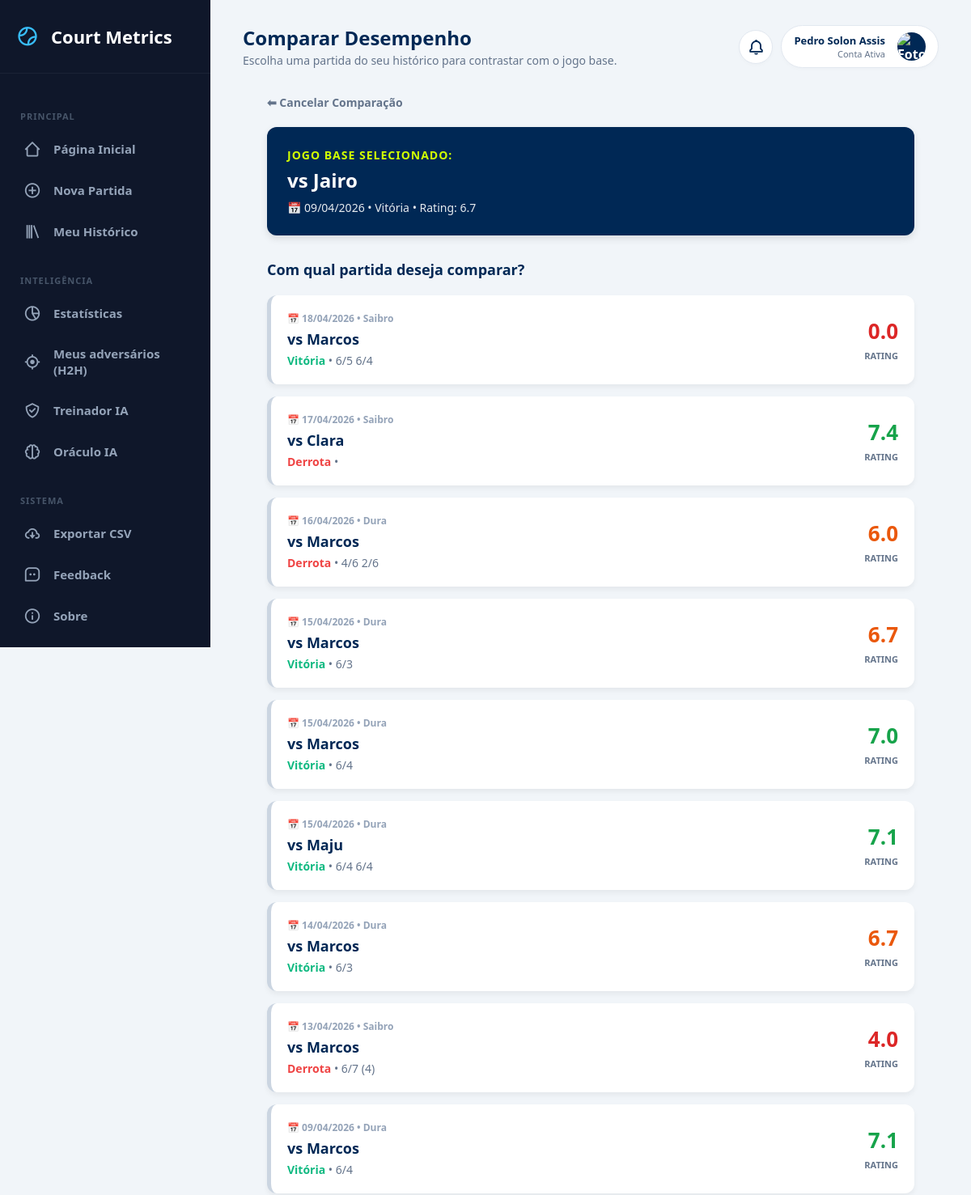
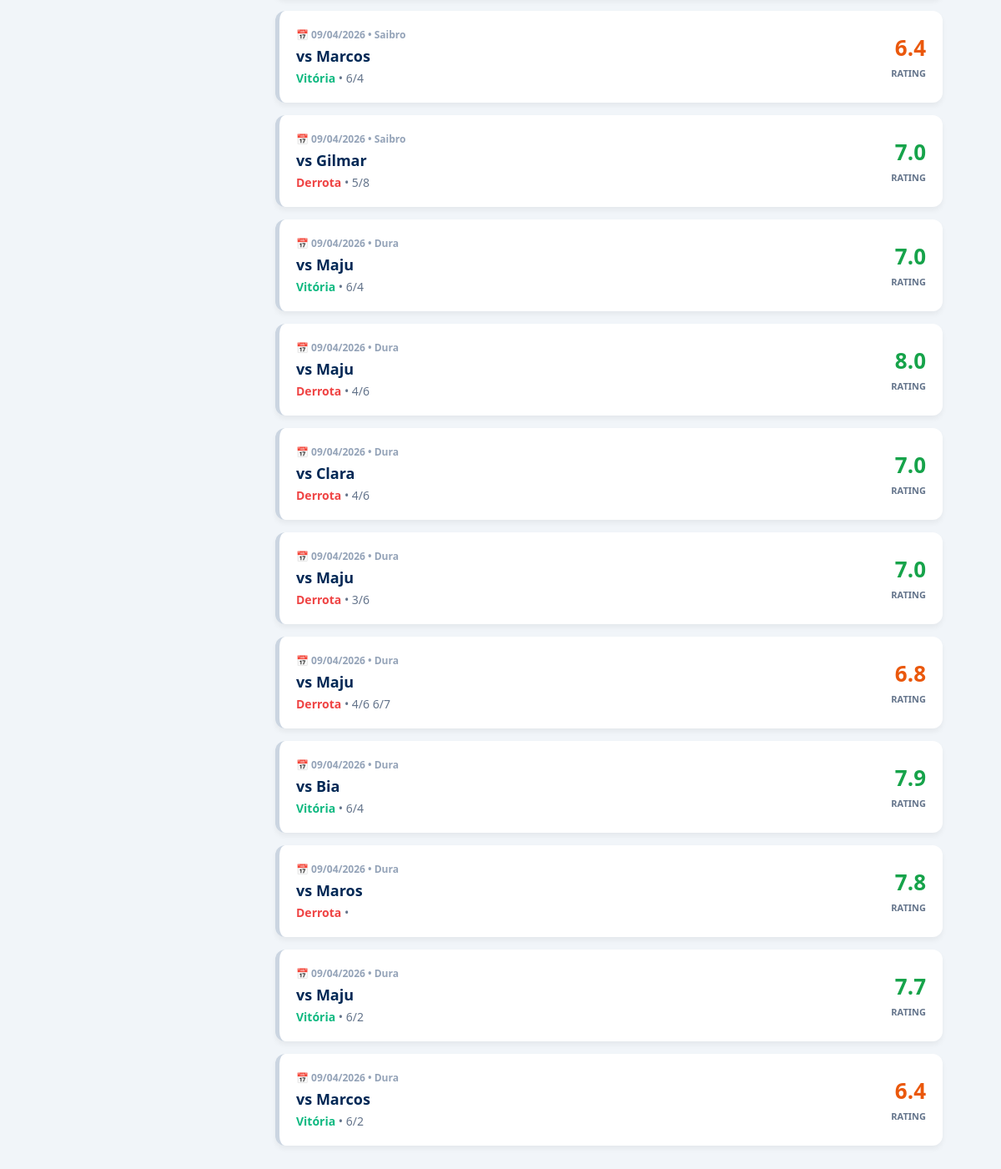
Page /select_compare/2 (signed in) on the committed database (2 pictures, top to bottom).
### tables this page shows
CREATE TABLE matches (
        id INTEGER PRIMARY KEY AUTOINCREMENT,
        opponent TEXT,
        categoria TEXT,
        match_type TEXT, 
        surface TEXT,
        result TEXT,
        score TEXT,
        match_format TEXT,
        partner TEXT,
        opp_partner TEXT,
        forehand INTEGER,
        backhand INTEGER,
        serve INTEGER,
        first_serve INTEGER,
        second_serve INTEGER,
        double_faults INTEGER,
        return_serve INTEGER,
        slice INTEGER,
        volley INTEGER,
        smash INTEGER,
        dropshot INTEGER,
        footwork INTEGER,
        strategy INTEGER,
        winners INTEGER,
        unforced_errors INTEGER,
        performance_rating REAL,
        notes TEXT,
        match_date TEXT /* NOVA COLUNA: ÍNDICE 27 */
    , game_format TEXT DEFAULT 'Padrão', user_id INTEGER, mental_focus INTEGER DEFAULT 0, mental_resilience INTEGER DEFAULT 0, mental_confidence INTEGER DEFAULT 0, mental_pressure INTEGER DEFAULT 0, clutch_bp_saved INTEGER DEFAULT 0, clutch_bp_won INTEGER DEFAULT 0, momentum_lost_streak INTEGER DEFAULT 0, mental_tags TEXT DEFAULT "");

### app.py (the view)
@app.route("/select_compare/<int:id>")
@login_required
def select_compare(id):
    conn = sqlite3.connect("database.db")
    c = conn.cursor()
    c.execute("SELECT * FROM matches WHERE id = ? AND user_id = ?", (id, session["user_id"]))
    base_match = c.fetchone()
    c.execute("SELECT * FROM matches WHERE id != ? AND user_id = ? ORDER BY match_date DESC", (id, session["user_id"]))
    other_matches = c.fetchall()
    conn.close()
    if base_match:
        return render_template("select_compare.html", base_match=base_match, matches=other_matches)
    return redirect("/")

### app.py (called while the page is built)
def login_required(f):
    @wraps(f)
    def decorated_function(*args, **kwargs):
        if "user_id" not in session:
            return redirect("/login")
        return f(*args, **kwargs)
    return decorated_function

@app.context_processor
def inject_notifications():
    if "user_id" not in session:
        return dict(notifications=[])
    conn = sqlite3.connect("database.db")
    conn.row_factory = sqlite3.Row
    c = conn.cursor()
    c.execute("SELECT * FROM notifications WHERE user_id = ? AND is_read = 0 ORDER BY created_at DESC", (session["user_id"],))
    notifs = c.fetchall()
    conn.close()
    return dict(notifications=notifs)

### templates/select_compare.html (shortened to what this page needs)
{% extends 'base.html' %}
{% block page_title %}Comparar Desempenho{% endblock %}
{% block page_subtitle %}Escolha uma partida do seu histórico para contrastar com o jogo base.{% endblock %}
{% block content %}
<div class="container" style="max-width: 800px; margin: 0 auto; padding-bottom: 50px;">
    <div style="margin-bottom: 20px;">
        <a href="/match/{{ base_match[0] }}" style="color: var(--text-slate); text-decoration: none; font-weight: bold; font-size: 14px;">⬅ Cancelar Comparação</a>
    </div>
    <div style="background: var(--atp-blue); color: white; padding: 25px; border-radius: 12px; margin-top: 10px; margin-bottom: 30px; box-shadow: 0 4px 10px rgba(0,0,0,0.1);">
        <h3 style="margin: 0 0 5px 0; color: var(--tennis-green); font-size: 14px; text-transform: uppercase; letter-spacing: 1px;">Jogo Base Selecionado:</h3>
        <div style="font-size: 24px; font-weight: bold; margin-bottom: 8px;">vs {{ base_match[1] }}</div>
        <div style="font-size: 14px; opacity: 0.9;">
            📅 {{ base_match[27][8:10] }}/{{ base_match[27][5:7] }}/{{ base_match[27][0:4] }} • {{ base_match[5] }} • Rating: {{ "%.1f"|format(base_match[25]) }}
        </div>
    </div>
    <h3 style="color: var(--atp-blue); margin-bottom: 20px; font-size: 18px;">Com qual partida deseja comparar?</h3>
    {% if matches %}
        {% for match in matches %}
            <a href="/compare/{{ base_match[0] }}/{{ match[0] }}" class="match-card">
                <div>
                    <div style="font-size: 12px; color: #94a3b8; font-weight: bold; margin-bottom: 5px;">📅 {{ match[27][8:10] }}/{{ match[27][5:7] }}/{{ match[27][0:4] }} • {{ match[4] | replace('Quadra Dura', 'Dura') }}</div>
                    <strong style="font-size: 18px; color: var(--atp-blue); display: block; margin-bottom: 5px;">vs {{ match[1] }}</strong>
                    {% set clean_score = match[6] | replace(' /', '') | replace('/ ', '') | trim %}
                    {% if clean_score.endswith('/') %}
                        {% set clean_score = clean_score[:-1] | trim %}
                    {% endif %}
                    <div style="font-size: 14px; color: var(--text-slate);">
                        <strong style="color: {% if match[5] == 'Vitória' %}#10b981{% else %}#ef4444{% endif %};">{{ match[5] }}</strong> • {{ clean_score }}
                    </div>
                </div>
                <div style="text-align: right;">
                    <div style="font-size: 26px; font-weight: 900; color: {% if match[25] >= 7.0 %}#16a34a{% elif match[25] >= 6.0 %}#ea580c{% else %}#dc2626{% endif %};">
                        {{ "%.1f"|format(match[25]) }}
                    </div>
                    <span style="font-size: 11px; color: var(--text-slate); font-weight: bold; text-transform: uppercase;">Rating</span>
                </div>
            </a>
        {% endfor %}
    {% else %}
        <div style="background: white; padding: 40px; text-align: center; border-radius: 15px; color: var(--text-slate); border: 1px dashed #cbd5e1;">
            <p style="font-size: 16px; margin: 0;">Você ainda não tem outras partidas registradas para realizar uma comparação.</p>
        </div>
    {% endif %}
</div>
{% endblock %}

### static/style.css (style rules this page uses)
:root { --bg-fundo: #F5F7FA; --bg-card: #FFFFFF; --texto-escuro: #333333; --texto-claro: #666666; --verde-tenis: #8BC34A; --azul-piscina: #26A69A; --borda: #E0E0E0; }
body { font-family: 'Segoe UI', Tahoma, Geneva, Verdana, sans-serif; background-color: var(--bg-fundo); color: var(--texto-escuro); margin: 0; padding: 0; }
.container { max-width: 900px; margin: 0 auto; }
h1, h2, h3 { color: var(--texto-escuro); }

### templates/base.html (style rules this page uses)
:root { --atp-blue: #002855; --tennis-green: #d1ff00; --text-slate: #64748b; --sidebar-bg: #0f172a; --sidebar-hover: #1e293b; --sidebar-text: #94a3b8; --sidebar-active: #38bdf8; }
body { margin: 0; padding: 0; font-family: 'Segoe UI', Tahoma, sans-serif; background-color: #f1f5f9; display: flex; min-height: 100vh; overflow-x: hidden; }

### templates/select_compare.html (style rules this page uses)
.match-card { background: white; padding: 20px; border-radius: 12px; border-left: 5px solid #cbd5e1; box-shadow: 0 4px 6px rgba(0,0,0,0.05); margin-bottom: 15px; display: flex; justify-content: space-between; align-items: center; transition: 0.2s; text-decoration: none; color: inherit; }

### rows in the picture
matches: opponent "Jairo", match_date "09", match_date "04", match_date "2026", result "Vitória", performance_rating "6.7"
matches: match_date "18", match_date "04", match_date "2026", surface "Saibro", opponent "Marcos", result "Vitória", score "6/5 6/4", performance_rating "0.0"
matches: match_date "17", match_date "04", match_date "2026", surface "Saibro", opponent "Clara", result "Derrota", performance_rating "7.4"
matches: match_date "16", match_date "04", match_date "2026", surface "Dura", opponent "Marcos", result "Derrota", score "4/6 2/6", performance_rating "6.0"
matches: match_date "15", match_date "04", match_date "2026", surface "Dura", opponent "Marcos", result "Vitória", score "6/3", performance_rating "6.7"
matches: match_date "15", match_date "04", match_date "2026", surface "Dura", opponent "Marcos", result "Vitória", score "6/4", performance_rating "7.0"
matches: match_date "15", match_date "04", match_date "2026", surface "Dura", opponent "Maju", result "Vitória", score "6/4 6/4", performance_rating "7.1"
matches: match_date "14", match_date "04", match_date "2026", surface "Dura", opponent "Marcos", result "Vitória", score "6/3", performance_rating "6.7"
matches: match_date "13", match_date "04", match_date "2026", surface "Saibro", opponent "Marcos", result "Derrota", score "6/7 (4)", performance_rating "4.0"
matches: match_date "09", match_date "04", match_date "2026", surface "Dura", opponent "Marcos", result "Vitória", clean_score "6/4", performance_rating "7.1"
matches: match_date "09", match_date "04", match_date "2026", surface "Saibro", opponent "Marcos", result "Vitória", clean_score "6/4", performance_rating "6.4"
matches: match_date "09", match_date "04", match_date "2026", surface "Saibro", opponent "Gilmar", result "Derrota", clean_score "5/8", performance_rating "7.0"
matches: match_date "09", match_date "04", match_date "2026", surface "Dura", opponent "Maju", result "Vitória", clean_score "6/4", performance_rating "7.0"
matches: match_date "09", match_date "04", match_date "2026", surface "Dura", opponent "Maju", result "Derrota", clean_score "4/6", performance_rating "8.0"
matches: match_date "09", match_date "04", match_date "2026", surface "Dura", opponent "Clara", result "Derrota", clean_score "4/6", performance_rating "7.0"
matches: match_date "09", match_date "04", match_date "2026", surface "Dura", opponent "Maju", result "Derrota", clean_score "3/6", performance_rating "7.0"
matches: match_date "09", match_date "04", match_date "2026", surface "Dura", opponent "Maju", result "Derrota", score "4/6 6/7", performance_rating "6.8"
matches: match_date "09", match_date "04", match_date "2026", surface "Dura", opponent "Bia", result "Vitória", clean_score "6/4", performance_rating "7.9"
matches: match_date "09", match_date "04", match_date "2026", surface "Dura", opponent "Maros", result "Derrota", performance_rating "7.8"
matches: match_date "09", match_date "04", match_date "2026", surface "Dura", opponent "Maju", result "Vitória", score "6/2", performance_rating "7.7"
matches: match_date "09", match_date "04", match_date "2026", surface "Dura", opponent "Marcos", result "Vitória", score "6/2", performance_rating "6.4"

### other values in the picture
{{ session.first_name }} "Pedro Solon"
{{ session.last_name }} "Assis"
